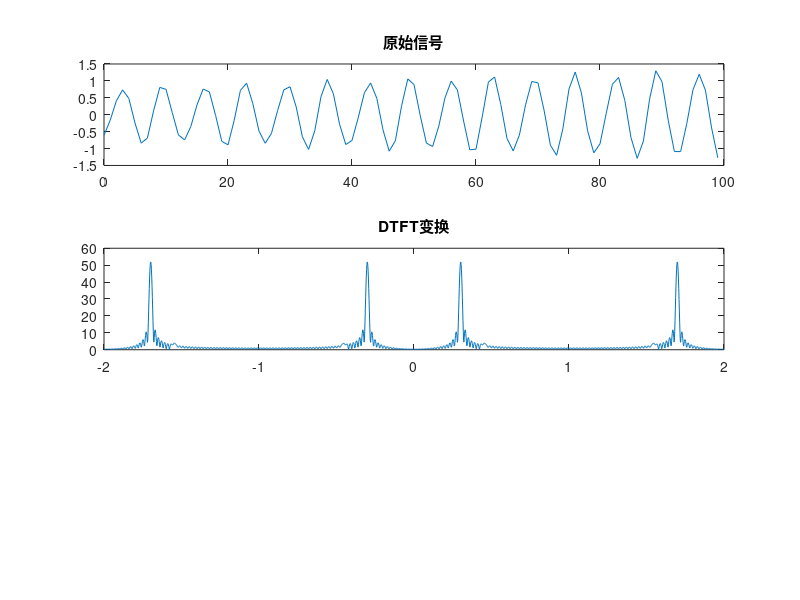

Here is the MATLAB script that generated this plot:
clear;
clc;
close all;
%构建信号，长度为N%
N = 100;
n = [0:1:N-1];
xn = 0.1*cos(0.45*n*pi) + sin(0.3*n*pi) - cos(0.302*n*pi - pi/4);
%DTFT%
T = 1000;
w=[-T:1:T]*2*pi/T;
%-500 ~ 500 F0 = 2pi/1000%
martrix = w'.*n;
X = exp(-1i*(martrix))*xn';
% ======================= figure ==========================
subplot(311)
plot(n,xn);
title('原始信号');
subplot(312);
plot(w/pi,abs(X));
title('DTFT变换')